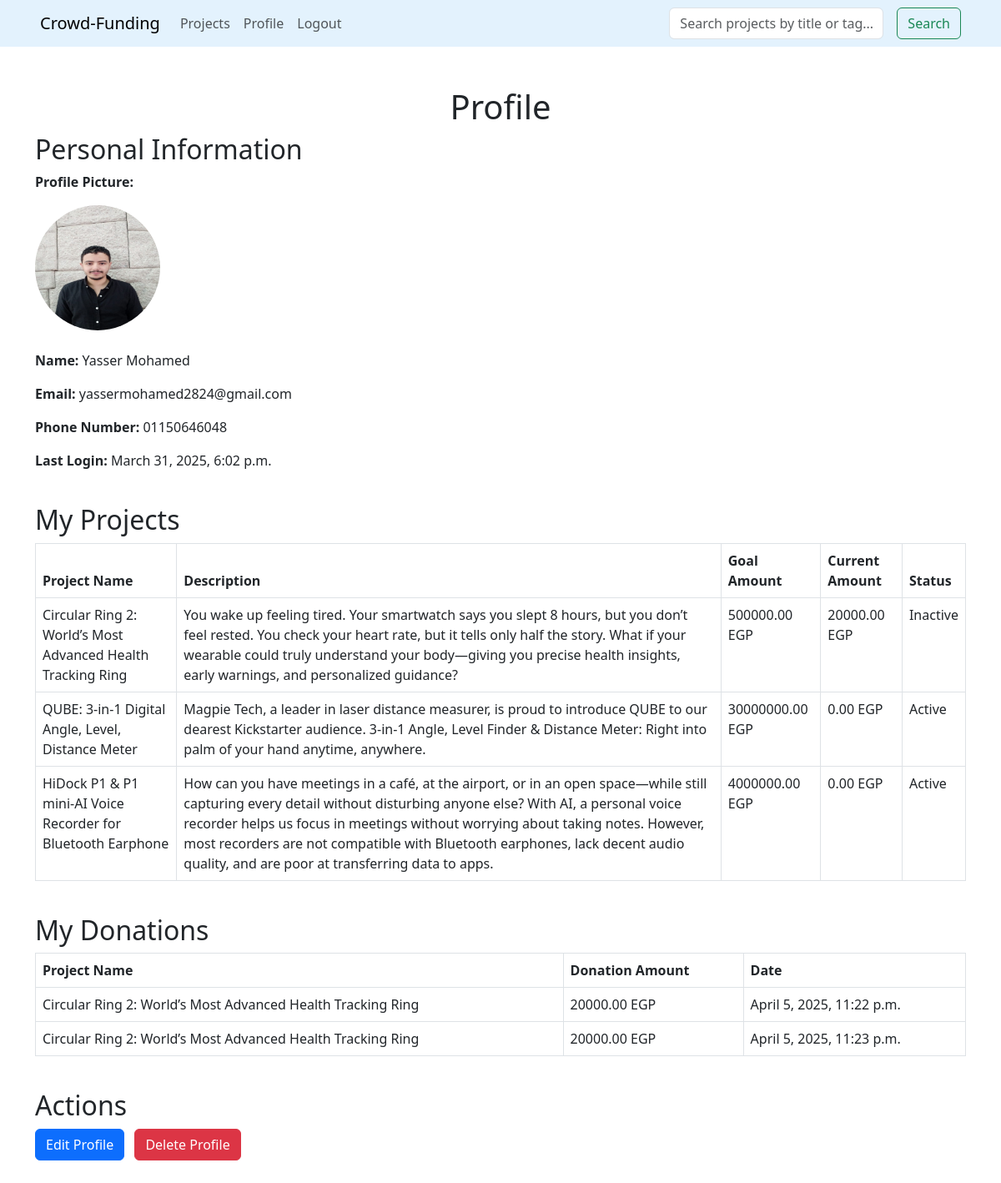
/profile/ (signed in), run on an earlier commit of the app's database.
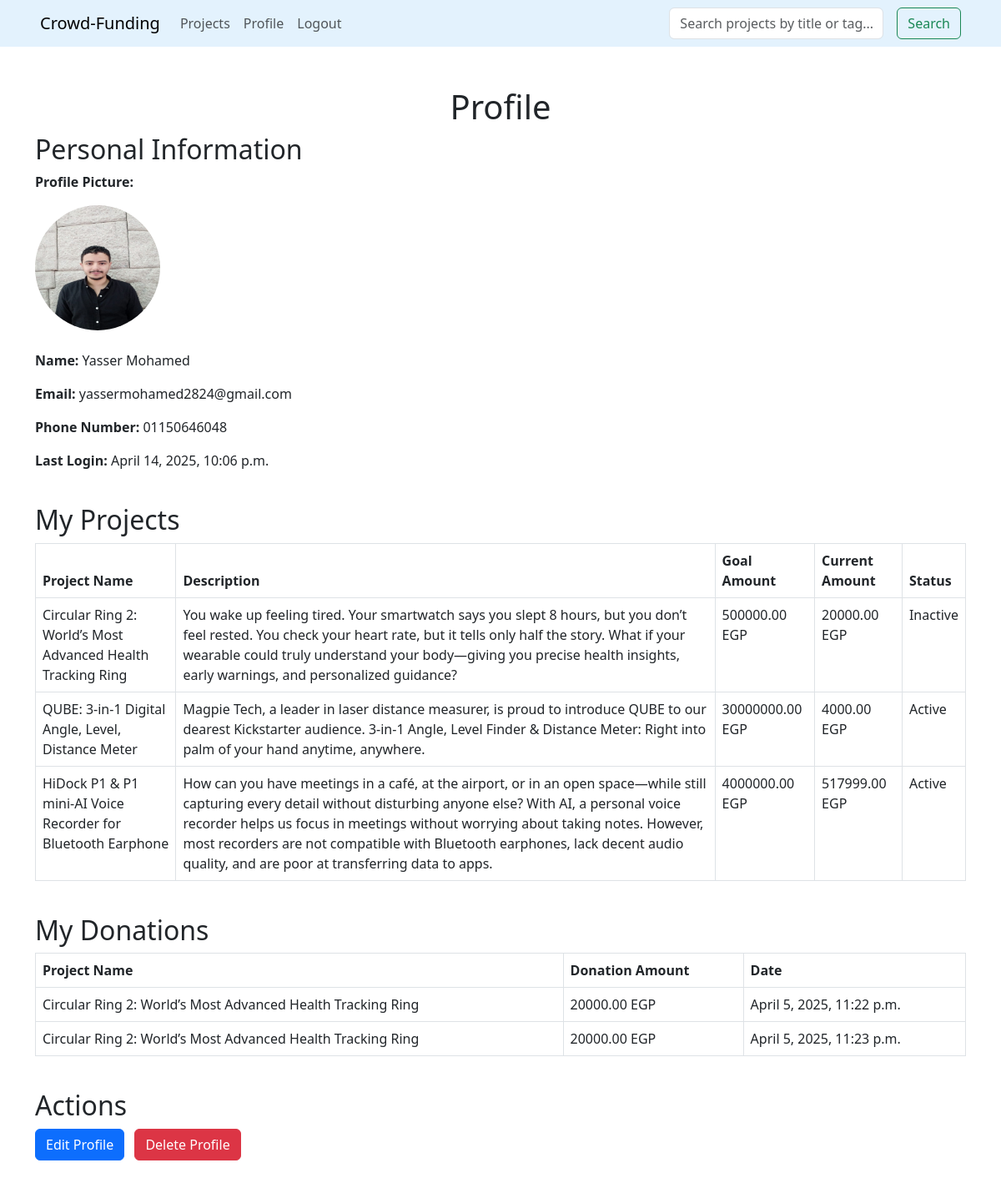
And on a later commit of the database.
### funding/models.py (models this page shows, shortened)
class UserProfile(AbstractBaseUser):
    email = models.EmailField(unique=True)
    first_name = models.CharField(max_length=50)
    last_name = models.CharField(max_length=50)
    phone = models.CharField(max_length=15, unique=True)
    picture = models.ImageField(upload_to='profile_pics/')
    is_active = models.BooleanField(default=False)
    facebook_profile = models.URLField(max_length=200, blank=True , null=True)
    birth_date = models.DateField(blank=True, null=True)
    country = models.CharField(max_length=50, blank=True, null=True)
    USERNAME_FIELD = 'email'  # Ensure this is set correctly
    REQUIRED_FIELDS = ['first_name', 'last_name', 'phone']
    objects = UserProfileManager()

class Project(models.Model):
    title = models.CharField(max_length=255)
    details = models.TextField()
    category = models.ForeignKey(Category, on_delete=models.CASCADE, related_name='projects')
    total_target = models.DecimalField(max_digits=10, decimal_places=2)
    tags = models.CharField(max_length=255, help_text="Comma-separated tags")
    start_time = models.DateTimeField()
    end_time = models.DateTimeField()
    current_amount = models.DecimalField(max_digits=10, decimal_places=2, default=0.00)
    user = models.ForeignKey("UserProfile", on_delete=models.CASCADE, null=True, blank=True)
    reported = models.BooleanField(default=False)
    cancelled = models.BooleanField(default=False)

### funding/views.py (the view)
# urls.py: path('profile/', views.profile, name='profile'),
def profile(request):
    projects = Project.objects.filter(user=request.user)
    donations = Donation.objects.filter(user=request.user)
    return render(request, 'funding/profile.html', {'projects': projects, 'donations': donations})

### finalproject/funding/templates/funding/profile.html (shortened to what this page needs)
{% extends "funding/index.html" %}
{% load static %}
{% block content %}
    <div class="container mt-5 mb-5">
        <h1 class="text-center">Profile</h1>
        <div class="row">
            <div class="col-md-12">
                <h2>Personal Information</h2>
                <p><strong>Profile Picture:</strong></p>
                {% if user.picture %}
                    <img src="{{ user.picture.url }}" alt="Profile Picture" class="img-fluid rounded-circle" style="width: 150px; height: 150px;">
                {% else %}
                    <p>No profile picture available.</p>
                {% endif %}
                <p class="mt-4"><strong>Name:</strong> {{ user.first_name }}  {{ user.last_name }}</p>
                <p><strong>Email:</strong> {{ user.email }}</p>
                <p><strong>Phone Number:</strong> {{ user.phone }}</p>
                <p><strong>Last Login:</strong> {{ user.last_login }}</p>
            </div>
        </div>
        <div class="row mt-4">
            <div class="col-md-12">
                <h2>My Projects</h2>
                <table class="table table-bordered">
                    <thead>
                        <tr>
                            <th>Project Name</th>
                            <th>Description</th>
                            <th>Goal Amount</th>
                            <th>Current Amount</th>
                            <th>Status</th>
                        </tr>
                    </thead>
                    <tbody>
                        {% for project in projects %}
                        <tr>
                            <td>{{ project.title }}</td>
                            <td>{{ project.details }}</td>
                            <td>{{ project.total_target }} EGP</td>
                            <td>{{ project.current_amount }} EGP</td>
                            <td>
                                {% if project.cancelled %}
                                    Inactive
                                {% else %}
                                    Active
                                {% endif %}
                            </td>
                        </tr>
                        {% endfor %}
                    </tbody>
                </table>
            </div>
        </div>
        <div class="row mt-4">
            <div class="col-md-12">
                <h2>My Donations</h2>
                <table class="table table-bordered">
                    <thead>
                        <tr>
                            <th>Project Name</th>
                            <th>Donation Amount</th>
                            <th>Date</th>
                        </tr>
                    </thead>
                    <tbody>
                        {% for donation in donations %}
                        <tr>
                            <td>{{ donation.project.title }}</td>
                            <td>{{ donation.amount }} EGP</td>
                            <td>{{ donation.created_at }}</td>
                        </tr>
                        {% endfor %}
                    </tbody>
                </table>
            </div>
        </div>
        <div class="row mt-4">
            <div class="col-md-12">
                <h2>Actions</h2>
                <a href="{% url 'update_profile' %}" class="btn btn-primary">Edit Profile</a>
                <a href="{% url 'delete_profile' %}" class="btn btn-danger ms-2">Delete Profile</a>
            </div>
        </div>
    </div>
{% endblock %}

What changed in the data, as far as the page shows it:
changed UserProfile "Yasser": last_login "March 31, 2025, 6:02 p.m." → "April 14, 2025, 10:06 p.m."
changed Project "QUBE: 3-in-1 Digital Angle, Level, Distance Meter": current_amount "0.00" → "4000.00"
changed Project "HiDock P1 & P1 mini-AI Voice Recorder for Bluetooth Earphone": current_amount "0.00" → "517999.00"
